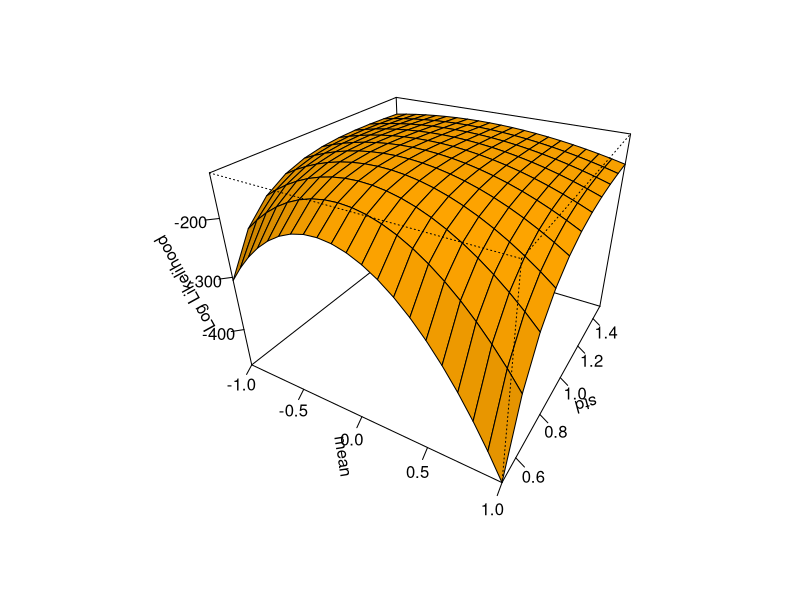

Write R code to recreate this figure.
library(ggplot2)
normal_LL <- function(mean,std) {
	# LL: Log of likelihood of a normal distribution,
    # x - set of observations. Should be initialized before MLE
  LL<- 0
  for (xi in x){
    LL <- LL-0.5*log(2*pi)-log(std)-0.5*((xi-mean)/std)^2
  }
  LL
}
mean <- seq(-1, 1, by = 0.1)
std  <- seq(0.5, 1.5, by = 0.1)
x <- rnorm(100,0,1)
z <- outer(mean, std, normal_LL)  ## evaluation on grid; obtain a matrix `z`
persp(mean, std, z, xlim=range(mean), ylim=range(std), zlim= range(z),
	  xlab="mean", ylab="std", zlab="Log Likelihood",
	  ltheta=45, lphi=60, r=2, expand=0.75, theta=30, phi=30,
	  ticktype="detailed", col="orange", shade=0.75)
